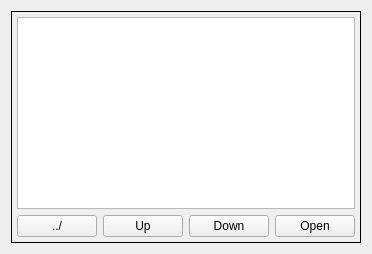
            <widget class="QWidget" name="tab_2">
             <attribute name="title">
              <string>File</string>
             </attribute>
             <layout class="QGridLayout" name="gridLayout_5">
              <item row="0" column="0">
               <widget class="QFrame" name="gridFrame">
                <property name="frameShape">
                 <enum>QFrame::Box</enum>
                </property>
                <layout class="QGridLayout" name="gridLayout_3">
                 <property name="leftMargin">
                  <number>5</number>
                 </property>
                 <property name="topMargin">
                  <number>5</number>
                 </property>
                 <property name="rightMargin">
                  <number>5</number>
                 </property>
                 <property name="bottomMargin">
                  <number>5</number>
                 </property>
                 <item row="1" column="3">
                  <widget class="QPushButton" name="navOpen">
                   <property name="text">
                    <string>Open</string>
                   </property>
                  </widget>
                 </item>
                 <item row="0" column="0" colspan="4">
                  <widget class="FileSystemTable" name="filesystemtable">
                   <property name="hiddenColumns" stdset="0">
                    <string>1,2</string>
                   </property>
                   <attribute name="horizontalHeaderDefaultSectionSize">
                    <number>300</number>
                   </attribute>
                   <attribute name="horizontalHeaderMinimumSectionSize">
                    <number>150</number>
                   </attribute>
                   <attribute name="verticalHeaderDefaultSectionSize">
                    <number>50</number>
                   </attribute>
                   <attribute name="verticalHeaderMinimumSectionSize">
                    <number>50</number>
                   </attribute>
                  </widget>
                 </item>
                 <item row="1" column="2">
                  <widget class="QPushButton" name="navDown">
                   <property name="text">
                    <string>Down</string>
                   </property>
                  </widget>
                 </item>
                 <item row="1" column="0">
                  <widget class="QPushButton" name="navParent">
                   <property name="text">
                    <string>../</string>
                   </property>
                  </widget>
                 </item>
                 <item row="1" column="1">
                  <widget class="QPushButton" name="navUp">
                   <property name="text">
                    <string>Up</string>
                   </property>
                  </widget>
                 </item>
                </layout>
               </widget>
              </item>
             </layout>
            </widget>
